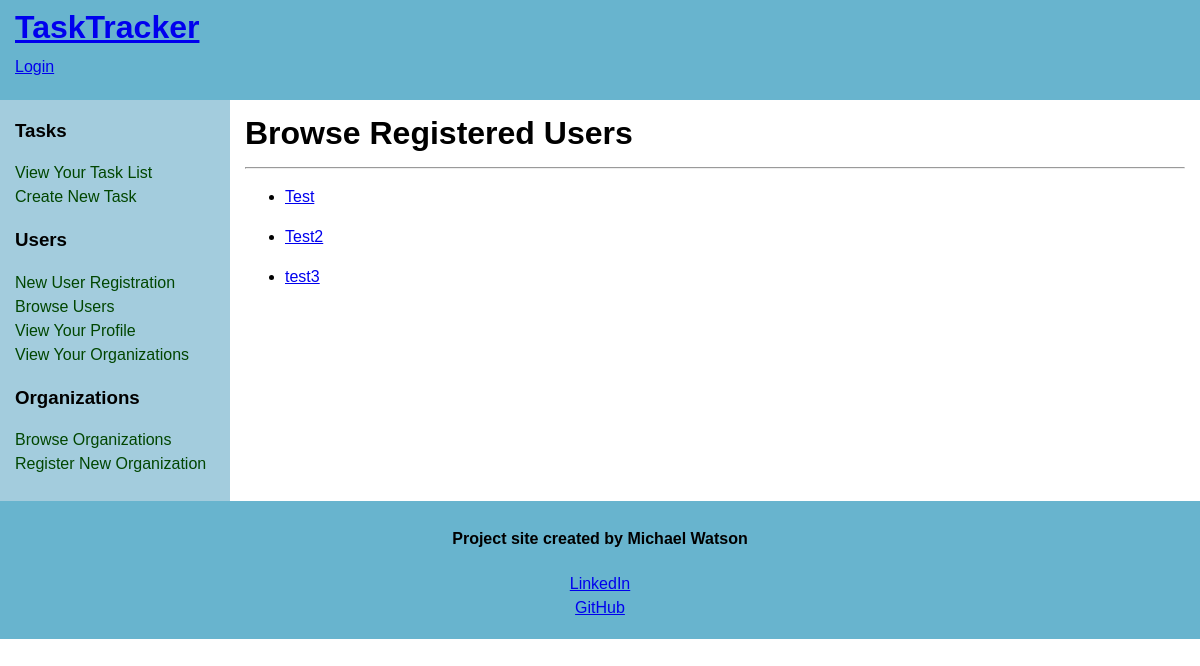
Page /users/browse on the earlier database version.
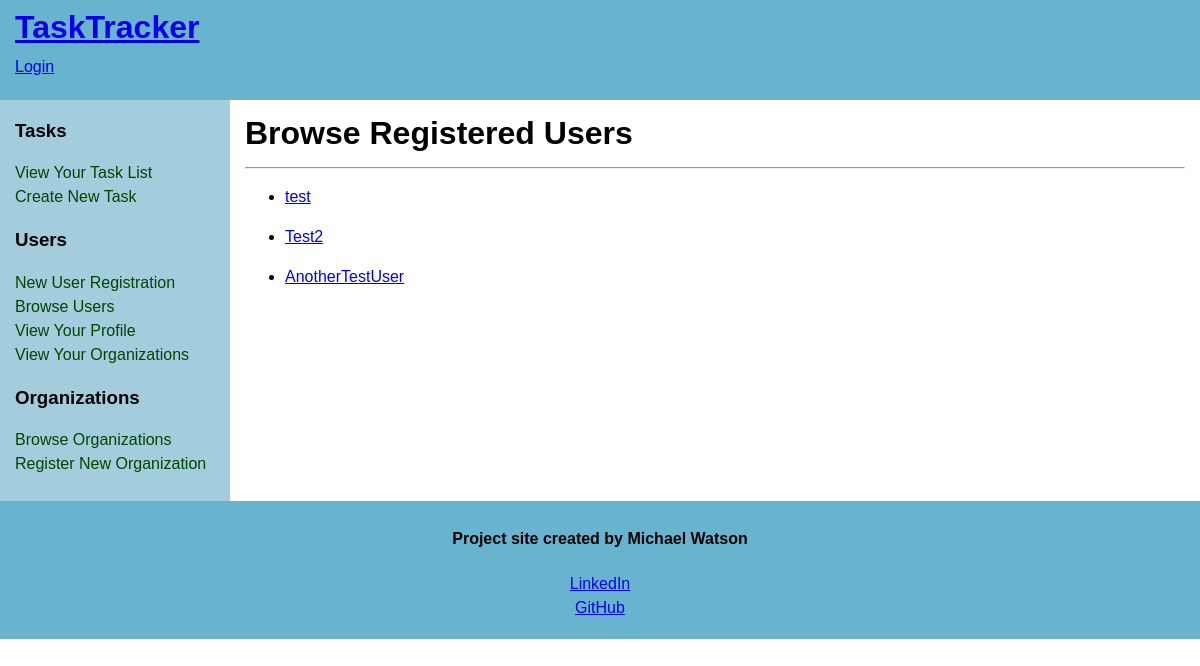
Same page on the later database version.
### models.py (models this page shows, shortened)
class User(db.Model, UserMixin):
    __tablename__ = 'users'
    id = db.Column(db.Integer(), primary_key=True)
    username = db.Column(db.String(45), index=True, unique=True, nullable=False)
    passwordHash = db.Column(db.String(128), nullable=False)
    nameFirst = db.Column(db.String(45), index=True, nullable=False)
    nameLast = db.Column(db.String(45), index=True, nullable=False)
    email = db.Column(db.String(45), index=True, unique=True, nullable=False)
    about = db.Column(db.Text(255), index=True)
    organizations = db.relationship('Organization', secondary='organization_user_junction', back_populates='users', lazy='dynamic', cascade='all') #set relationship to junction table foreign key
    tasks = db.relationship('Task', backref='user', lazy='dynamic')

### routes.py (the view)
@app.route('/users/browse')
def userBrowse():
    users = User.query.all()
    return render_template('userBrowse.html', title='Browse TaskTracker Users', users=users)

### templates/userBrowse.html
{% extends 'base.html' %}
{% block content %}
    <main>
        <div id="content">
            <div class="innertube">
                <h1>Browse Registered Users</h1><hr>
                    {% for user in users %}
                        <ul>
                            <li><a href="{{ url_for('userProfile', username=user.username) }}">{{ user.username }}</a></li>
                        </ul>
                    {% endfor %}
            </div>
        </div>
    </main>
{% endblock %}

Differences in the rows shown:
changed User: username "Test" → "test"
changed User: username "test3" → "AnotherTestUser"
